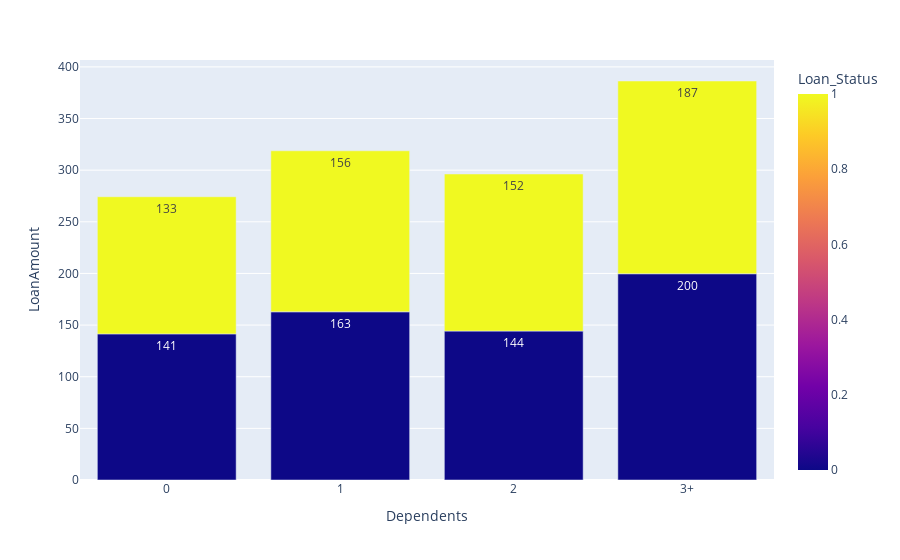

Notebook source saved alongside this figure:
### Code cell
per_dependency=data.groupby(["Dependents", 'Loan_Status']).mean().reset_index()
px.bar(per_dependency, x="Dependents", y="LoanAmount", color="Loan_Status", text_auto='.3s')

### Figure 1 — Plotly figure (JSON) as saved in the notebook; plotly's stock layout.template omitted (floating-point values rounded to 4 significant figures)
{"data": [{"alignmentgroup": "True", "hovertemplate": "Dependents=%{x}<br>LoanAmount=%{y}<br>Loan_Status=%{marker.color}<extra></extra>", "legendgroup": "", "marker": {"color": [0, 1, 0, 1, 0, 1, 0, 1], "coloraxis": "coloraxis", "pattern": {"shape": ""}}, "name": "", "offsetgroup": "", "orientation": "v", "showlegend": false, "textposition": "auto", "texttemplate": "%{y:.3s}", "type": "bar", "x": ["0", "0", "1", "1", "2", "2", "3+", "3+"], "xaxis": "x", "y": [141.5, 132.8, 162.9, 155.9, 144.2, 152.1, 199.7, 186.6], "yaxis": "y"}], "layout": {"barmode": "relative", "coloraxis": {"colorbar": {"title": {"text": "Loan_Status"}}, "colorscale": [[0, "#0d0887"], [0.1111, "#46039f"], [0.2222, "#7201a8"], [0.3333, "#9c179e"], [0.4444, "#bd3786"], [0.5556, "#d8576b"], [0.6667, "#ed7953"], [0.7778, "#fb9f3a"], [0.8889, "#fdca26"], [1, "#f0f921"]]}, "legend": {"tracegroupgap": 0}, "margin": {"t": 60}, "xaxis": {"anchor": "y", "domain": [0, 1], "title": {"text": "Dependents"}}, "yaxis": {"anchor": "x", "domain": [0, 1], "title": {"text": "LoanAmount"}}}}
